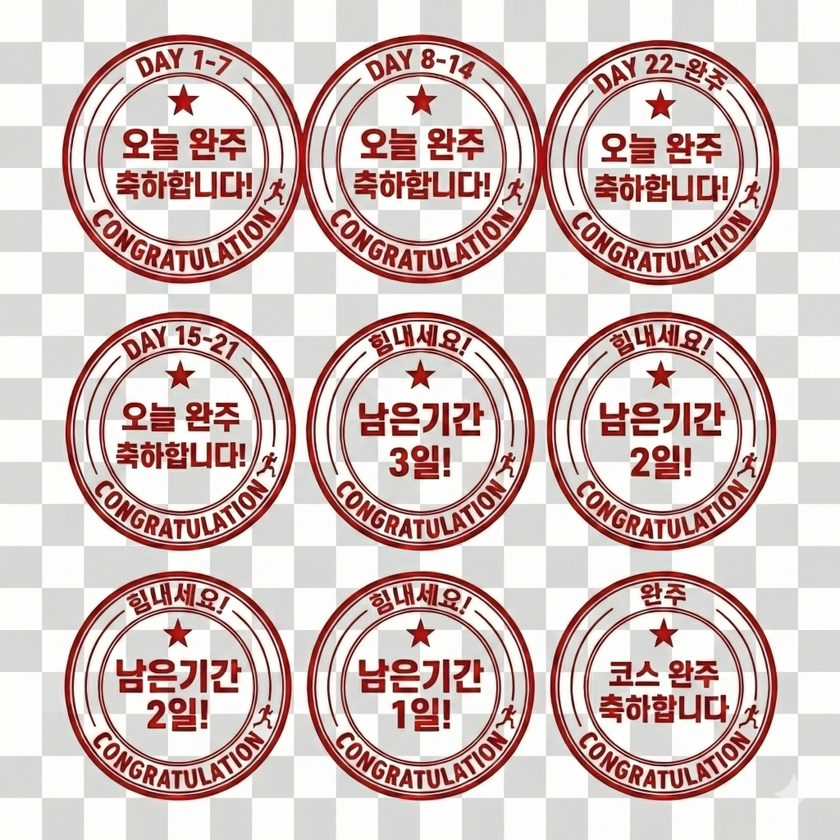
#> input picture dist/stamps_sheet_v2.png, 840 x 840 px, shrunk from 1024 x 1024 before the run, found by its file name
$ python remove_bg.py
#> lines starting #> are read from the running program, lines starting #| are printed output that depends on the picture

import sys
import os
from PIL import Image

def remove_background(input_path, output_path):
#> called with input_path = 'public/stamps_sheet_v2.png', output_path = 'public/stamps_sheet_v2_clean.png'
    try:
        print(f"Processing: {input_path}")
        img = Image.open(input_path)
#> img is the input picture: PIL image 840x840 RGB; mean R, G, B 212.8, 192.5, 190.2
        img = img.convert("RGBA")
#> img: PIL image 840x840 RGBA
        datas = img.getdata()

        newData = []
        # 배경 제거 로직:
        # 체크무늬 배경은 보통 흰색과 회색의 반복입니다.
        # 따라서 채도가 낮고(R,G,B 값이 비슷함) 명도가 높은(밝은) 픽셀을 투명하게 만듭니다.

        for item in datas:
            r, g, b, a = item

            # 채도 추정: RGB 값의 차이
            diff = max(r, g, b) - min(r, g, b)

            # 명도 추정: 평균 밝기
            brightness = (r + g + b) / 3

            # 조건 1: 완전 흰색에 가까운 경우 (250 이상)
            if r > 240 and g > 240 and b > 240:
                newData.append((255, 255, 255, 0))

            # 조건 2: 밝은 회색 (체크무늬의 회색 부분)
            # 회색은 RGB 값이 서로 비슷하며(diff가 작음), 밝기가 적당히 높음
            elif diff < 20 and brightness > 190:
                newData.append((255, 255, 255, 0))

            else:
                newData.append(item)
#> this loop made 705600 passes
#> (item, r, g, b, diff, brightness) on passes 1 to 3: ((253, 255, 254, 255), 253, 255, 254, 2, 254), ((254, 255, 254, 255), 254, 255, 254, 1, 254.3), ((253, 255, 252, 255), 253, 255, 252, 3, 253.3)
#> after the loop, newData = 705600 items

        img.putdata(newData)
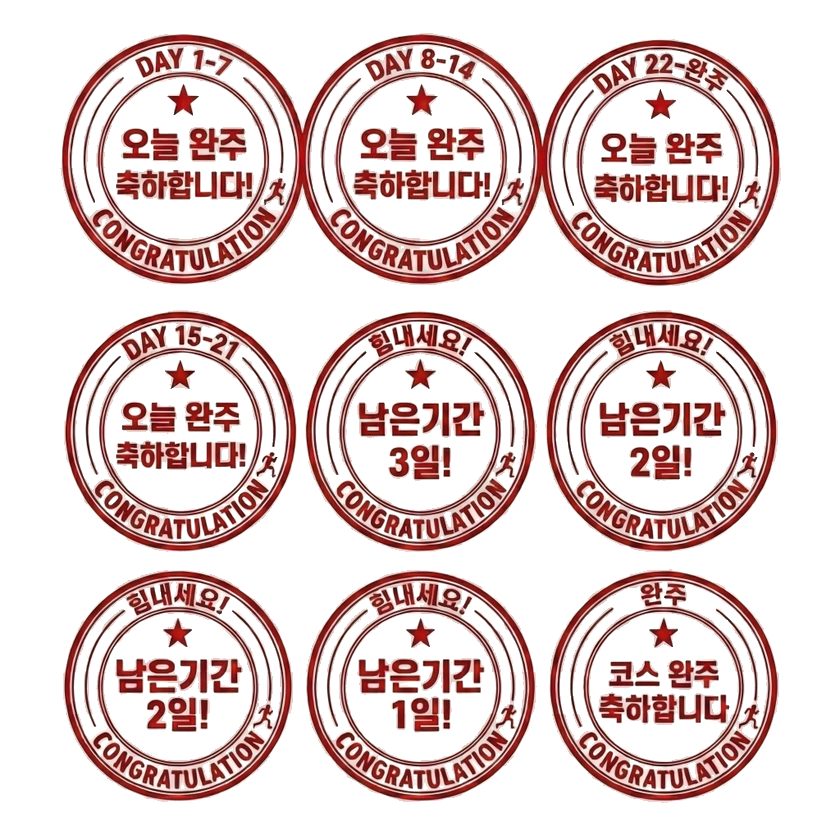
#> img: PIL image 840x840 RGBA; mean R, G, B, A 225.8, 205.9, 204.8, 83.7; transparent parts drawn white
        img.save(output_path, "PNG")
        print(f"Successfully saved image to: {output_path}")
        return True

    except Exception as e:
        print(f"An error occurred: {e}")
        return False

if __name__ == "__main__":
    target_file = "public/stamps_sheet_v2.png"
    output_file = "public/stamps_sheet_v2_clean.png"

    if not os.path.exists(target_file):
        print(f"File not found: {target_file}")
    else:
        remove_background(target_file, output_file)
